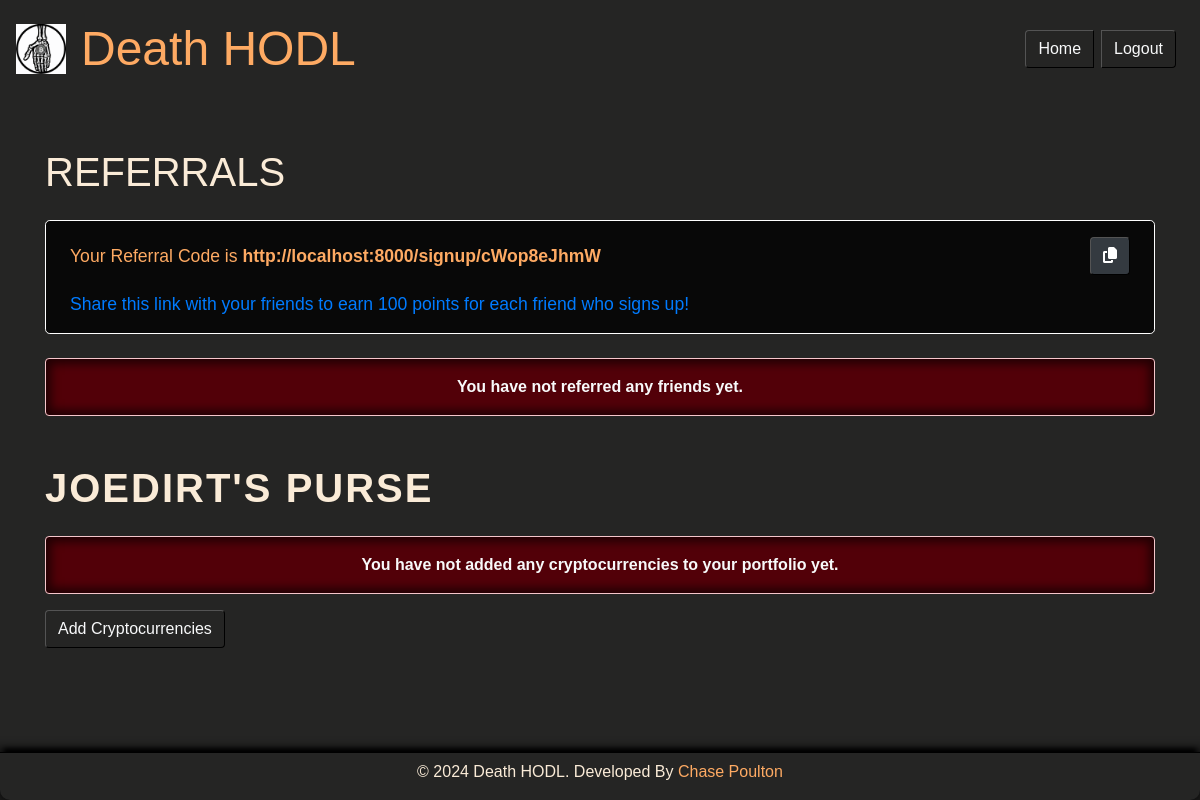
The page /portfolio/ (signed in) on the database as committed earlier.
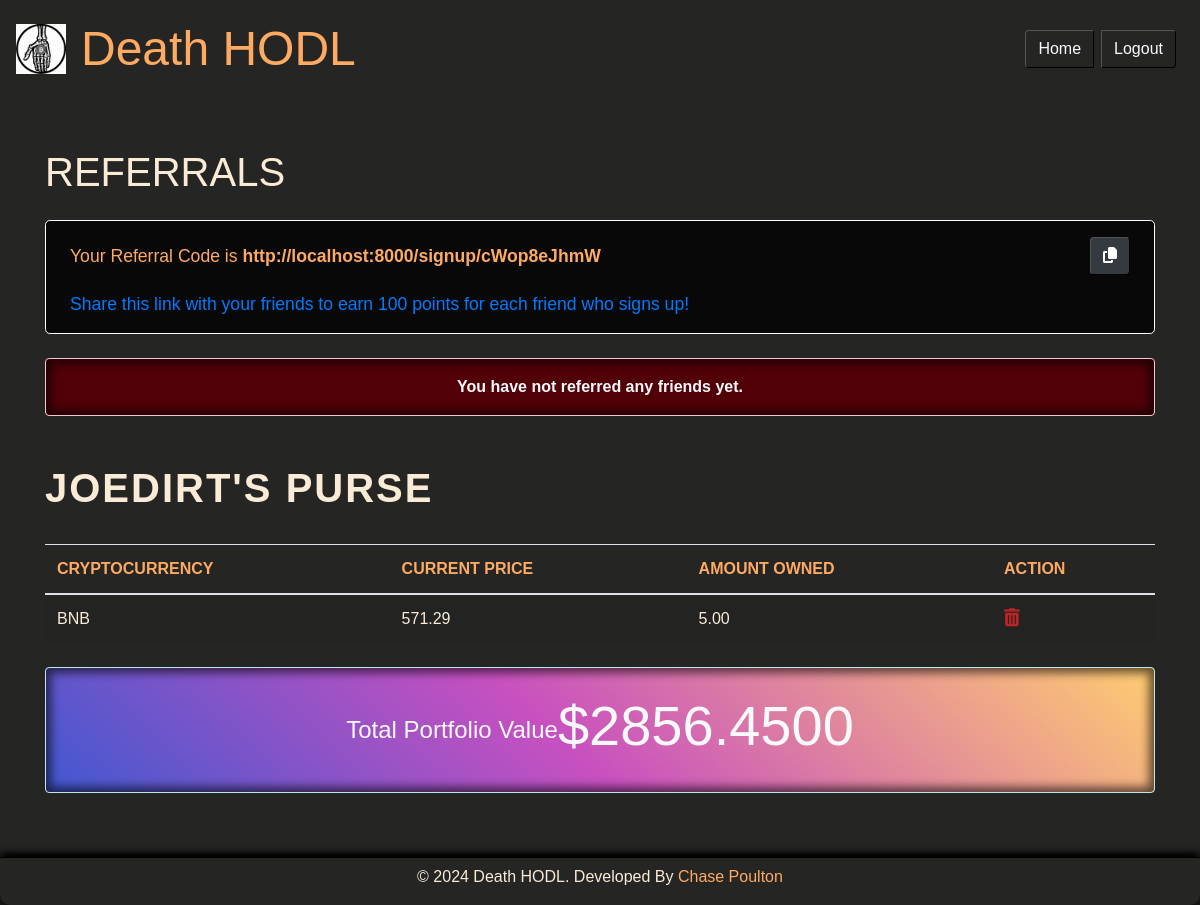
The same page on the database as committed later.
### mainapp/models.py (models this page shows, shortened)
class Cryptocurrency(models.Model):
    user = models.ForeignKey(User, on_delete=models.CASCADE, related_name='cryptocurrencies', null=True)
    id_from_api = models.CharField(max_length=50)
    name = models.CharField(max_length=50)
    symbol = models.CharField(max_length=10)
    current_price = models.DecimalField(max_digits=10, decimal_places=2)
    quantity = models.DecimalField(max_digits=10, decimal_places=2, default=1)
    class Meta:
        unique_together = ('user', 'name')

class Portfolio(models.Model):
    user = models.ForeignKey(User, on_delete=models.CASCADE, related_name='portfolios')
    total_value = models.DecimalField(max_digits=15, decimal_places=2)

### mainapp/views.py (the view, shortened to what this page needs)
# urls.py: path("portfolio/", views.portfolio_view, name="portfolio"),
@login_required(login_url="login")
def portfolio_view(request):
    current_user = request.user
    referral_code = current_user.profile.referral_code
    referrals = Referal.objects.filter(referrer=current_user)
    total_bonus = current_user.profile.bonus
    user_cryptocurrencies = Cryptocurrency.objects.filter(user=current_user)
    if user_portfolio := Portfolio.objects.filter(user=current_user).first():
        portfolio = Portfolio.objects.get(user=current_user)
        new_portfolio_value = 0
        user_cryptocurrencies = Cryptocurrency.objects.filter(user=current_user)
        for cryptocurrency in user_cryptocurrencies:
            total_value = cryptocurrency.quantity * cryptocurrency.current_price
            new_portfolio_value += total_value
        portfolio.total_value = new_portfolio_value
        portfolio.save()
        context = {
            'current_user': current_user,
            'referral_code': referral_code,
            'user_cryptocurrencies': user_cryptocurrencies,
            'user_portfolio': user_portfolio,
            'referrals': referrals,
            'total_bonus': total_bonus,
            'new_portfolio_value': new_portfolio_value,
        }
    return render(request, 'portfolio.html', context)

### templates/portfolio.html (shortened to what this page needs)
{% extends 'base.html' %}
{% block content %}
<div class="main-container">
  <h1 class="mb-4">REFERRALS</h1>
  <div class="my-4 py-3 px-4 rounded-lg referral-code">
    <div class="d-flex align-items-center justify-content-between">
      <p class="mb-0">Your Referral Code is <strong>http://localhost:8000/signup/{{ referral_code }}</strong></p>
      <button class="btn btn-dark btn-md copy-btn" onclick="sendToClipboard()"><i class="fas fa-copy"></i></button>
    </div>
    <p class="ml-0 mt-3 mb-0"><a href="http://localhost:8000/signup/{{ referral_code }}">Share this link with your friends to earn 100 points for each friend who signs up!</a></p>
  </div>
  {% if referrals %}
  <div class="mb-5">
  <table class="table table-striped table-hover custom-table mt-5">
      <thead>
        <tr>
          <th scope="col">#</th>
          <th scope="col">Referral User</th>
          <th scope="col">Date Joined</th>
        </tr>
      </thead>
      <tbody>
        {% for referral in referrals %}
          <tr>
            <td>{{ forloop.counter }}</td>
            <td>{{ referral.user }}</td>
            <td>{{ referral.user.date_joined }}</td>
          </tr>
        {% endfor %}
      </tbody>
    </table>
    <div class="row mt-5">
      <div class="col-md-6">
        <div class="alert alert-success py-3 mb-3">
          <h4 class="mb-0">Total Referrals</h4>
          <p class="mb-0 display-4">{{ referrals|length }}</p>
        </div>
      </div>
      <div class="col-md-6">
        <div class="alert alert-info py-3 mb-3">
          <h4 class="mb-0 text-dark">Total Points Earned</h4>
          <p class="mb-0 display-4 text-dark">{{ total_bonus }}</p>
        </div>
      </div>
    </div>
  </div>
  {% else %}
  <div class="alert alert-danger my-4 p-3 rounded text-center text-light">
    You have not referred any friends yet.
  </div>
  {% endif %}
  <h1 class="mb-4 mt-5 custom-heading">{{ current_user|upper }}'s Purse</h1>
  {% if user_cryptocurrencies %}
    <div class="table-responsive">
      <table class="table table-striped mb-4 mt-2 custom-table">
        <thead>
          <tr>
            <th class="table-header" scope="col">Cryptocurrency</th>
            <th class="table-header" scope="col">Current Price</th>
            <th class="table-header" scope="col">Amount Owned</th>
            <th class="table-header" scope="col">Action</th>
          </tr>
        </thead>
        <tbody>
          {% for crypto in user_cryptocurrencies %}
            <tr>
              <td>{{ crypto.name }}</td>
              <td>{{ crypto.current_price }}</td>
              <td>{{ crypto.quantity }}</td>
              <td><a href="{% url 'delete_from_portfolio' crypto.id %}"><i class="fa fa-trash red-arrow"></i></a></td>
            </tr>
          {% endfor %}
        </tbody>
      </table>
    </div>
      <div class="alert alert-info py-3 mb-3 fancy-color">
        <h4 class="mb-0 text-light">Total Portfolio Value</h4>
        <p class="mt-2 display-4 text-light">${{ new_portfolio_value }}</p>
      </div>
  {% else %}
  <div class="alert alert-danger my-3 p-3 rounded text-center text-light">
    You have not added any cryptocurrencies to your portfolio yet.
  </div>
  <p><a class="btn btn-outline-light" href="{% url 'home' %}">Add Cryptocurrencies</a></p>
  {% endif %}
  <br><br><br><br>
</div>
{% endblock %}

Rows that differ between the two databases and show on the page:
added Cryptocurrency: name "BNB", current_price "571.29", quantity "5.00"
now on this page (row edited): Portfolio: total_value "2856.4500"
Other text that changed with them:
text no longer shown: "You have not added any cryptocurrencies to your portfolio yet. Add Cryptocurrencies"
text now shown: "CRYPTOCURRENCY CURRENT PRICE AMOUNT OWNED ACTION Total Portfolio Value $"
